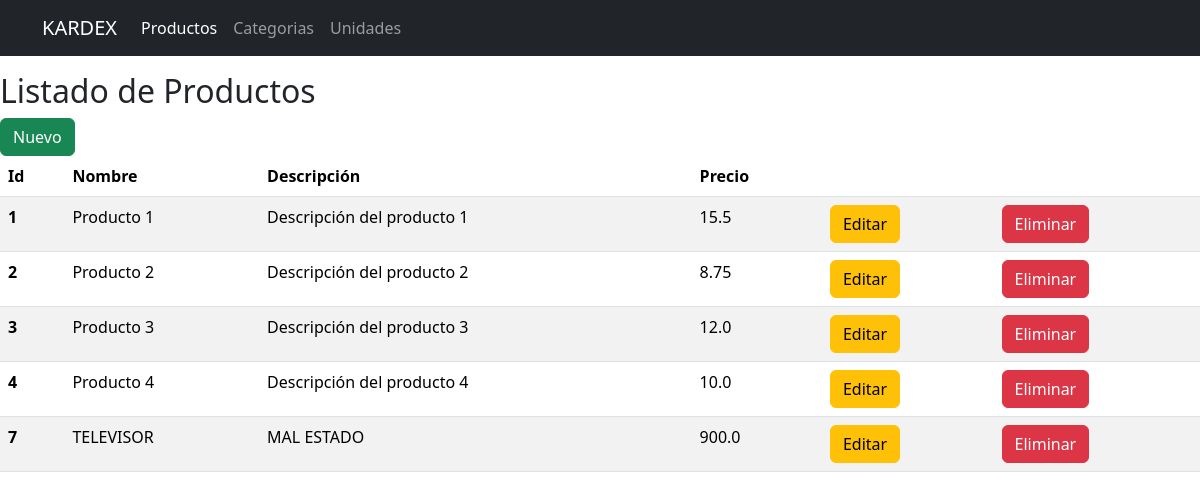
The page /productos on the database its author committed.
### tables this page shows
CREATE TABLE productos (
        id INTEGER PRIMARY KEY AUTOINCREMENT,
        nombre TEXT NOT NULL,
        descripcion TEXT NOT NULL,
        precio REAL NOT NULL
    );

### app.py (the view)
@app.route("/productos")
def productos():
    conn = sqlite3.connect("almacen.db")
    conn.row_factory = sqlite3.Row
    cursor = conn.cursor()
    cursor.execute("SELECT * FROM productos")
    productos = cursor.fetchall()
    conn.close()
    return render_template("productos/index.html", productos=productos)

### templates/productos/index.html
{% include 'header.html' %}
<h2>Listado de Productos</h2>
<a href="{{ url_for('productos_create') }}" class="btn btn-success">Nuevo</a>
<table class="table table-striped table-hover">
  <thead>
    <tr>
      <th scope="col">Id</th>
      <th scope="col">Nombre</th>
      <th scope="col">Descripción</th>
      <th scope="col">Precio</th>
      <th></th>
      <th></th>
    </tr>
  </thead>
  <tbody>
    {% for item in productos %}
      <tr>
        <th scope="row">{{ item.id }}</th>
        <td>{{ item.nombre }}</td>
        <td>{{ item.descripcion }}</td>
        <td>{{ item.precio }}</td>
        <td>
          <a href="/productos/edit/{{ item.id }}" class="btn btn-warning">Editar</a>
        </td>
        <td>
          <a href="/productos/delete/{{ item.id }}" onclick="return(confirm('Esta seguro ???'))" class="btn btn-danger">Eliminar</a>
        </td>
      </tr>
    {% endfor %}
  </tbody>
</table>
{% include 'footer.html' %}

### templates/header.html (shortened to what this page needs)
<!DOCTYPE html>
<html lang="es">
  <head>
    <link href="https://cdn.jsdelivr.net/npm/bootstrap@5.3.3/dist/css/bootstrap.min.css" rel="stylesheet" />
  </head>
  <body>
    <nav class="navbar navbar-expand-lg navbar-dark bg-dark">
      <div class="container">
        <a class="navbar-brand" href="{{ url_for('index') }}">KARDEX</a>
        <div class="collapse navbar-collapse" id="navbarNav">
          <ul class="navbar-nav">
            <li class="nav-item">
              <a class="nav-link active" aria-current="page" href="{{ url_for('productos') }}">Productos</a>
            </li>
            <li class="nav-item">
              <a class="nav-link" href="#">Categorias</a>
            </li>
            <li class="nav-item">
              <a class="nav-link" href="#">Unidades</a>
            </li>
          </ul>
        </div>
      </div>
    </nav>
  </body>
</html>

### templates/footer.html (shortened to what this page needs)
</body>
</html>

### rows shown on the page
productos: id "1", nombre "Producto 1", descripcion "Descripción del producto 1", precio "15.5"
productos: id "2", nombre "Producto 2", descripcion "Descripción del producto 2", precio "8.75"
productos: id "3", nombre "Producto 3", descripcion "Descripción del producto 3", precio "12.0"
productos: id "4", nombre "Producto 4", descripcion "Descripción del producto 4", precio "10.0"
productos: id "7", nombre "TELEVISOR", descripcion "MAL ESTADO", precio "900.0"
